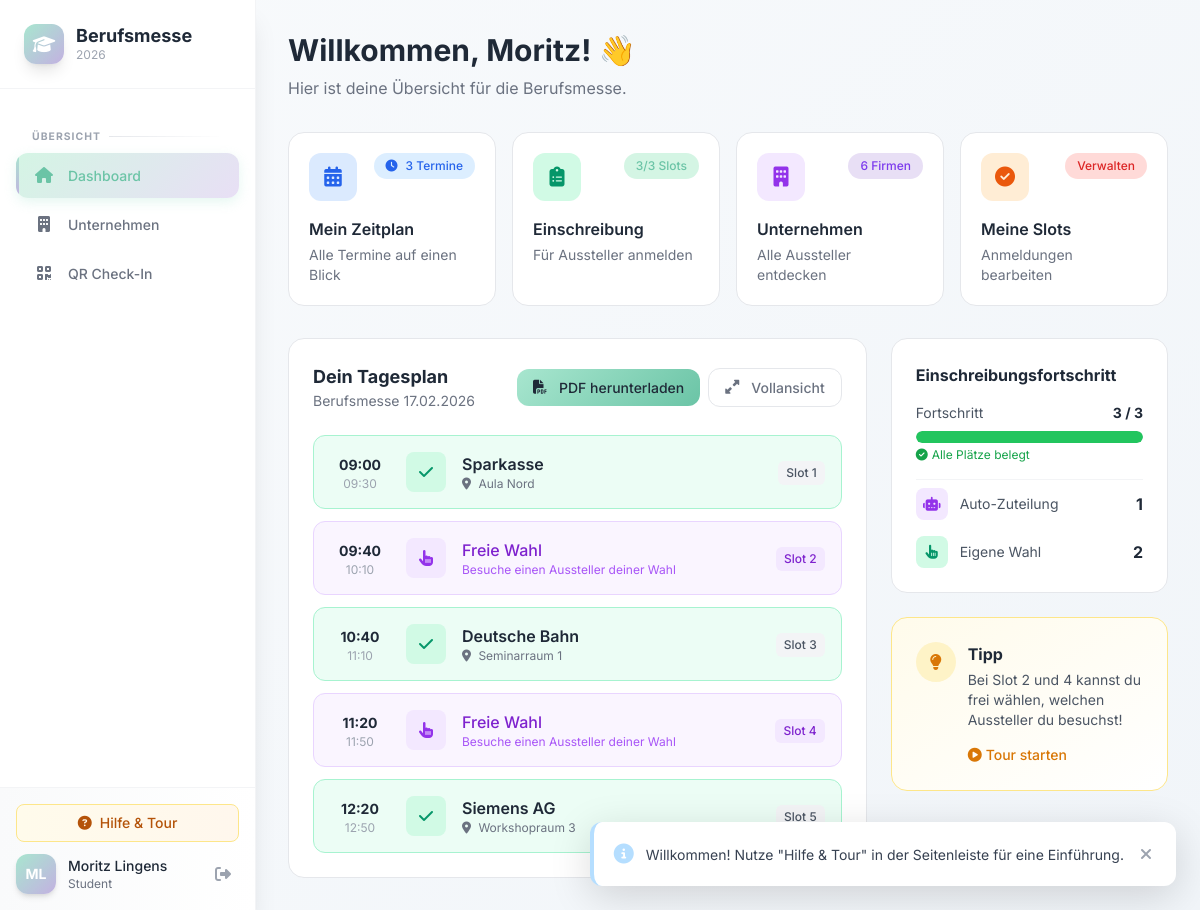
/index.php (signed in), run on the app's committed database.
### tables this page shows
CREATE TABLE IF NOT EXISTS `settings` (
  `id` int(11) NOT NULL AUTO_INCREMENT,
  `setting_key` varchar(100) NOT NULL,
  `setting_value` text DEFAULT NULL,
  `updated_at` timestamp NOT NULL DEFAULT current_timestamp() ON UPDATE current_timestamp(),
  PRIMARY KEY (`id`),
  UNIQUE KEY `setting_key` (`setting_key`)
);

CREATE TABLE IF NOT EXISTS `exhibitors` (
  `id` int(11) NOT NULL AUTO_INCREMENT,
  `name` varchar(255) NOT NULL,
  `description` text DEFAULT NULL,
  `short_description` varchar(500) DEFAULT NULL,
  `category` varchar(100) DEFAULT NULL,
  `logo` varchar(255) DEFAULT NULL,
  `contact_person` varchar(255) DEFAULT NULL,
  `email` varchar(255) DEFAULT NULL,
  `phone` varchar(50) DEFAULT NULL,
  `website` varchar(255) DEFAULT NULL,
  `total_slots` int(11) DEFAULT 25,
  `room_id` int(11) DEFAULT NULL,
  `active` tinyint(1) DEFAULT 1,
  `created_at` timestamp NOT NULL DEFAULT current_timestamp(),
  `updated_at` timestamp NOT NULL DEFAULT current_timestamp() ON UPDATE current_timestamp(),
  PRIMARY KEY (`id`),
  KEY `fk_exhibitor_room` (`room_id`)
);

CREATE TABLE IF NOT EXISTS `rooms` (
  `id` int(11) NOT NULL AUTO_INCREMENT,
  `room_number` varchar(50) NOT NULL,
  `room_name` varchar(100) DEFAULT NULL,
  `building` varchar(50) DEFAULT NULL,
  `capacity` int(11) DEFAULT 30,
  `floor` int(11) DEFAULT NULL,
  `created_at` timestamp NOT NULL DEFAULT current_timestamp(),
  PRIMARY KEY (`id`)
);

### pages/dashboard.php (the view, shortened to what the rows shown need)
<?php
$stmt = $db->prepare("
    SELECT r.*, e.name as exhibitor_name, e.short_description, e.logo, e.room_id,
           rm.room_number, rm.room_name, rm.building,
           t.slot_number, t.slot_name, t.start_time, t.end_time,
           r.registration_type
    FROM registrations r
    JOIN exhibitors e ON r.exhibitor_id = e.id
    JOIN timeslots t ON r.timeslot_id = t.id
    LEFT JOIN rooms rm ON e.room_id = rm.id
    WHERE r.user_id = ?
    ORDER BY t.slot_number ASC
");
$stmt->execute([$_SESSION['user_id']]);
$userRegistrations = $stmt->fetchAll();
$stmt = $db->prepare("SELECT COUNT(*) as count FROM registrations WHERE user_id = ?");
$stmt->execute([$_SESSION['user_id']]);
$totalRegistrations = $stmt->fetch()['count'];
$maxRegistrations = intval(getSetting('max_registrations_per_student', 3));
$stmt = $db->query("SELECT COUNT(*) as count FROM exhibitors WHERE active = 1");
$totalExhibitors = $stmt->fetch()['count'];
$timeline = [
    ['time' => '09:00', 'end' => '09:30', 'slot_number' => 1, 'type' => 'assigned'],
    ['time' => '09:40', 'end' => '10:10', 'slot_number' => 2, 'type' => 'free'],
    ['time' => '10:40', 'end' => '11:10', 'slot_number' => 3, 'type' => 'assigned'],
    ['time' => '11:20', 'end' => '11:50', 'slot_number' => 4, 'type' => 'free'],
    ['time' => '12:20', 'end' => '12:50', 'slot_number' => 5, 'type' => 'assigned'],
];
$regBySlot = [];
foreach ($userRegistrations as $reg) {
    $regBySlot[$reg['slot_number']] = $reg;
}
?>
<div class="dashboard-container max-w-7xl mx-auto">
    <div class="welcome-section mb-8 animate-on-scroll">
        <div class="flex flex-col lg:flex-row lg:items-center justify-between gap-6">
            <div>
                <h1 class="text-2xl lg:text-3xl font-bold text-gray-800 mb-2">
                    Willkommen, <?php echo htmlspecialchars($_SESSION['firstname']); ?>! 👋
                </h1>
                <p class="text-gray-500">
                    Hier ist deine Übersicht für die Berufsmesse.
                </p>
            </div>
        </div>
    </div>
    <div class="quick-actions-grid grid grid-cols-1 md:grid-cols-2 lg:grid-cols-4 gap-4 mb-8">
        <a href="?page=schedule" class="quick-action-card group card card-pastel-sky p-5 ripple animate-on-scroll stagger-1">
            <div class="flex items-start justify-between mb-4">
                <div class="w-12 h-12 rounded-xl bg-blue-100 flex items-center justify-center group-hover:scale-110 transition-transform duration-300">
                    <i class="fas fa-calendar-alt text-blue-600 text-xl"></i>
                </div>
                <span class="badge badge-sky">
                    <i class="fas fa-clock mr-1"></i><?php echo count($userRegistrations); ?> Termine
                </span>
            </div>
            <h3 class="font-semibold text-gray-800 mb-1">Mein Zeitplan</h3>
            <p class="text-sm text-gray-500">Alle Termine auf einen Blick</p>
        </a>
        <a href="?page=registration" class="quick-action-card group card card-pastel-mint p-5 ripple animate-on-scroll stagger-2">
            <div class="flex items-start justify-between mb-4">
                <div class="w-12 h-12 rounded-xl bg-emerald-100 flex items-center justify-center group-hover:scale-110 transition-transform duration-300">
                    <i class="fas fa-clipboard-list text-emerald-600 text-xl"></i>
                </div>
                <span class="badge badge-mint">
                    <?php echo $totalRegistrations; ?>/<?php echo $maxRegistrations; ?> Slots
                </span>
            </div>
            <h3 class="font-semibold text-gray-800 mb-1">Einschreibung</h3>
            <p class="text-sm text-gray-500">Für Aussteller anmelden</p>
        </a>
        <a href="?page=exhibitors" class="quick-action-card group card card-pastel-lavender p-5 ripple animate-on-scroll stagger-3">
            <div class="flex items-start justify-between mb-4">
                <div class="w-12 h-12 rounded-xl bg-purple-100 flex items-center justify-center group-hover:scale-110 transition-transform duration-300">
                    <i class="fas fa-building text-purple-600 text-xl"></i>
                </div>
                <span class="badge badge-lavender">
                    <?php echo $totalExhibitors; ?> Firmen
                </span>
            </div>
            <h3 class="font-semibold text-gray-800 mb-1">Unternehmen</h3>
            <p class="text-sm text-gray-500">Alle Aussteller entdecken</p>
        </a>
        <a href="?page=my-registrations" class="quick-action-card group card card-pastel-peach p-5 ripple animate-on-scroll stagger-4">
            <div class="flex items-start justify-between mb-4">
                <div class="w-12 h-12 rounded-xl bg-orange-100 flex items-center justify-center group-hover:scale-110 transition-transform duration-300">
                    <i class="fas fa-check-circle text-orange-600 text-xl"></i>
                </div>
                <span class="badge badge-peach">
                    Verwalten
                </span>
            </div>
            <h3 class="font-semibold text-gray-800 mb-1">Meine Slots</h3>
            <p class="text-sm text-gray-500">Anmeldungen bearbeiten</p>
        </a>
    </div>
    <div class="grid grid-cols-1 lg:grid-cols-3 gap-6">
        <div class="lg:col-span-2 space-y-6">
            <div class="upcoming-schedule card p-6 animate-on-scroll stagger-5">
                <div class="flex items-center justify-between mb-6">
                    <div>
                        <h2 class="text-lg font-bold text-gray-800">Dein Tagesplan</h2>
                        <p class="text-sm text-gray-500">Berufsmesse <?php echo formatDate(date('Y-m-d')); ?></p>
                    </div>
                    <div class="flex items-center gap-2">
                        <a href="api/generate-personal-pdf.php" class="btn btn-primary btn-sm" title="Persönlichen Zeitplan als PDF herunterladen">
                            <i class="fas fa-file-pdf mr-1"></i>PDF herunterladen
                        </a>
                        <a href="?page=schedule" class="btn btn-secondary btn-sm">
                            <i class="fas fa-expand-alt mr-1"></i>Vollansicht
                        </a>
                    </div>
                </div>
                <div class="space-y-3">
                    <?php foreach ($timeline as $slot):
                        $hasReg = isset($regBySlot[$slot['slot_number']]);
                        $reg = $hasReg ? $regBySlot[$slot['slot_number']] : null;
                        if ($slot['type'] === 'free') {
                            $bgClass = 'bg-purple-50 border-purple-200';
                            $iconBg = 'bg-purple-100';
                            $iconColor = 'text-purple-600';
                        } elseif ($hasReg) {
                            $bgClass = 'bg-emerald-50 border-emerald-200';
                            $iconBg = 'bg-emerald-100';
                            $iconColor = 'text-emerald-600';
                        } else {
                            $bgClass = 'bg-gray-50 border-gray-200';
                            $iconBg = 'bg-gray-100';
                            $iconColor = 'text-gray-400';
                        }
                    ?>
                    <div class="timeline-item flex items-center gap-4 p-4 rounded-xl border <?php echo $bgClass; ?> hover:shadow-md transition-all duration-300 group">
                        <div class="text-center min-w-[60px]">
                            <span class="text-sm font-bold text-gray-800"><?php echo $slot['time']; ?></span>
                            <span class="block text-xs text-gray-400"><?php echo $slot['end']; ?></span>
                        </div>
                        <div class="w-10 h-10 rounded-lg <?php echo $iconBg; ?> flex items-center justify-center flex-shrink-0 group-hover:scale-110 transition-transform">
                            <?php if ($slot['type'] === 'free'): ?>
                                <i class="fas fa-hand-pointer <?php echo $iconColor; ?>"></i>
                            <?php elseif ($hasReg): ?>
                                <i class="fas fa-check <?php echo $iconColor; ?>"></i>
                            <?php else: ?>
                                <i class="fas fa-hourglass-half <?php echo $iconColor; ?>"></i>
                            <?php endif; ?>
                        </div>
                        <div class="flex-1 min-w-0">
                            <?php if ($hasReg): ?>
                                <h4 class="font-semibold text-gray-800 truncate"><?php echo htmlspecialchars($reg['exhibitor_name']); ?></h4>
                                <p class="text-xs text-gray-500 truncate">
                                    <i class="fas fa-map-marker-alt mr-1"></i>
                                    <?php echo htmlspecialchars($reg['room_name'] ?? $reg['room_number'] ?? 'Raum folgt'); ?>
                                </p>
                            <?php elseif ($slot['type'] === 'free'): ?>
                                <h4 class="font-medium text-purple-700">Freie Wahl</h4>
                                <p class="text-xs text-purple-500">Besuche einen Aussteller deiner Wahl</p>
                            <?php else: ?>
                                <h4 class="font-medium text-gray-500">Noch nicht zugewiesen</h4>
                                <p class="text-xs text-gray-400">Zuweisung erfolgt automatisch</p>
                            <?php endif; ?>
                        </div>
                        <div class="text-right">
                            <span class="inline-flex items-center px-2 py-1 rounded-md text-xs font-medium <?php echo $slot['type'] === 'free' ? 'bg-purple-100 text-purple-700' : 'bg-gray-100 text-gray-600'; ?>">
                                Slot <?php echo $slot['slot_number']; ?>
                            </span>
                        </div>
                    </div>
                    <?php endforeach; ?>
                </div>
            </div>
        </div>
        <div class="space-y-6">
            <div class="card p-6 animate-on-scroll stagger-6">
                <h3 class="font-bold text-gray-800 mb-4">Einschreibungsfortschritt</h3>
                <div class="space-y-4">
                    <div>
                        <div class="flex items-center justify-between mb-2">
                            <span class="text-sm text-gray-600">Fortschritt</span>
                            <span class="text-sm font-bold text-gray-800">
                                <?php echo $totalRegistrations; ?> / <?php echo $maxRegistrations; ?>
                            </span>
                        </div>
                        <div class="w-full bg-gray-200 rounded-full h-3 overflow-hidden">
                            <?php
                            $progressPercent = $maxRegistrations > 0 ? min(100, ($totalRegistrations / $maxRegistrations) * 100) : 0;
                            $progressColor = $progressPercent >= 100 ? 'bg-green-500' : ($progressPercent >= 50 ? 'bg-blue-500' : 'bg-amber-500');
                            ?>
                            <div class="<?php echo $progressColor; ?> h-full transition-all duration-500 rounded-full"
                                 style="width: <?php echo $progressPercent; ?>%"></div>
                        </div>
                        <?php if ($totalRegistrations >= $maxRegistrations): ?>
                        <p class="text-xs text-green-600 mt-1">
                            <i class="fas fa-check-circle mr-1"></i>Alle Plätze belegt
                        </p>
                        <?php else: ?>
                        <p class="text-xs text-gray-500 mt-1">
                            Noch <?php echo max(0, $maxRegistrations - $totalRegistrations); ?> freie Plätze
                        </p>
                        <?php endif; ?>
                    </div>
                    <?php
                    $autoAssigned = array_filter($userRegistrations, fn($r) => $r['registration_type'] === 'automatic');
                    ?>
                    <div class="flex items-center justify-between pt-2 border-t border-gray-100">
                        <div class="flex items-center gap-3">
                            <div class="w-8 h-8 rounded-lg bg-purple-100 flex items-center justify-center">
                                <i class="fas fa-robot text-purple-600 text-sm"></i>
                            </div>
                            <span class="text-sm text-gray-600">Auto-Zuteilung</span>
                        </div>
                        <span class="font-bold text-gray-800"><?php echo count($autoAssigned); ?></span>
                    </div>
                    <?php
                    $manualAssigned = array_filter($userRegistrations, fn($r) => $r['registration_type'] === 'manual');
                    ?>
                    <div class="flex items-center justify-between">
                        <div class="flex items-center gap-3">
                            <div class="w-8 h-8 rounded-lg bg-emerald-100 flex items-center justify-center">
                                <i class="fas fa-hand-pointer text-emerald-600 text-sm"></i>
                            </div>
                            <span class="text-sm text-gray-600">Eigene Wahl</span>
                        </div>
                        <span class="font-bold text-gray-800"><?php echo count($manualAssigned); ?></span>
                    </div>
                </div>
            </div>
            <div class="card p-6 bg-gradient-to-br from-amber-50 to-white border-amber-200 animate-on-scroll stagger-7">
                <div class="flex items-start gap-3">
                    <div class="w-10 h-10 rounded-full bg-amber-100 flex items-center justify-center flex-shrink-0">
                        <i class="fas fa-lightbulb text-amber-600"></i>
                    </div>
                    <div>
                        <h3 class="font-bold text-gray-800 mb-1">Tipp</h3>
                        <p class="text-sm text-gray-600 mb-3">
                            Bei Slot 2 und 4 kannst du frei wählen, welchen Aussteller du besuchst!
                        </p>
                        <button onclick="startGuidedTour()" class="text-sm text-amber-600 hover:text-amber-700 font-medium transition">
                            <i class="fas fa-play-circle mr-1"></i>Tour starten
                        </button>
                    </div>
                </div>
            </div>
        </div>
    </div>
</div>

### data on the page
settings: setting_value "3"
exhibitors: name "Sparkasse"
rooms: room_name "Aula Nord"
exhibitors: name "Deutsche Bahn"
rooms: room_name "Seminarraum 1"
exhibitors: name "Siemens AG"
rooms: room_name "Workshopraum 3"

### other printed values
$_SESSION['firstname'] . ' ' . $_SESSION['lastname'] "Moritz Lingens"
$_SESSION['role'] "Student"
$_SESSION['firstname'] "Moritz"
count($userRegistrations) "3"
$totalRegistrations "3"
$totalExhibitors "6"
$slot['time'] "09:00"
$slot['end'] "09:30"
$slot['slot_number'] "1"
$slot['time'] "09:40"
$slot['end'] "10:10"
$slot['slot_number'] "2"
$slot['time'] "10:40"
$slot['end'] "11:10"
$slot['slot_number'] "3"
